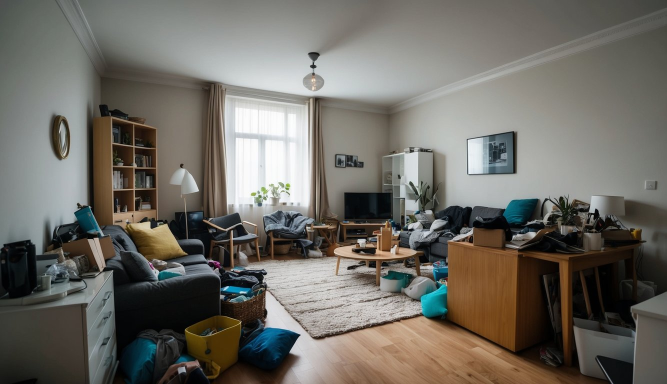
#> input picture test_living_room.jpg, 1333 x 768 px (shown at 1/2 size)
$ python -i image_enhancement_service.py   (imports and definitions only)
#> lines starting #> are read from the running program, lines starting #| are printed output that depends on the picture
import io
from PIL import Image, ImageEnhance, ImageOps


def enhance_listing_photo(
    image_bytes: bytes,
    max_size: tuple[int, int] = (2000, 2000),
    output_format: str = "JPEG",
    quality: int = 95,
) -> bytes:
    """
    Apply lightweight professional-style enhancement to a listing photo.
    """

    img = Image.open(io.BytesIO(image_bytes)).convert("RGB")

    # Normalize orientation from phone metadata
    img = ImageOps.exif_transpose(img)

    # Resize while preserving aspect ratio
    img.thumbnail(max_size)

    # Mild enhancement values to avoid overprocessing
    img = ImageEnhance.Brightness(img).enhance(1.08)
    img = ImageEnhance.Contrast(img).enhance(1.12)
    img = ImageEnhance.Color(img).enhance(1.04)
    img = ImageEnhance.Sharpness(img).enhance(1.10)

    output = io.BytesIO()
    img.save(output, format=output_format, quality=quality, optimize=True)
    return output.getvalue()


def enhance_listing_photos(uploaded_images):
    """
    uploaded_images: list of tuples [(image_bytes, filename), ...]
    returns: list of tuples [(enhanced_bytes, filename), ...]
    """
    enhanced = []

    for image_bytes, filename in uploaded_images:
        enhanced_bytes = enhance_listing_photo(image_bytes)
        enhanced.append((enhanced_bytes, filename))

    return enhanced

>>> import cv2
>>> picture = cv2.imread('../test_living_room.jpg', cv2.IMREAD_GRAYSCALE)
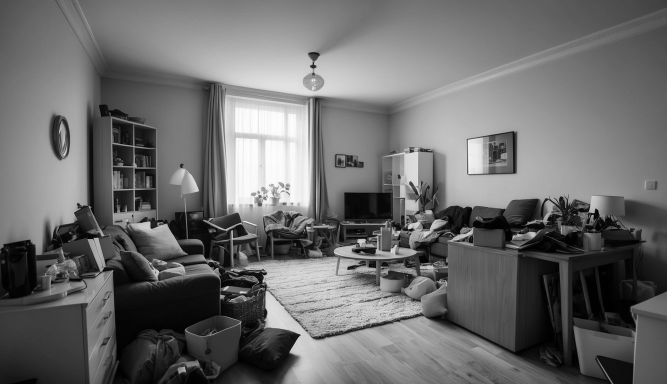
#> picture: shape (768, 1333) (shown at 1/2 size); min 0, max 255, mean 107.7
#> (the run stopped early here; a loop or call above may not have finished)
